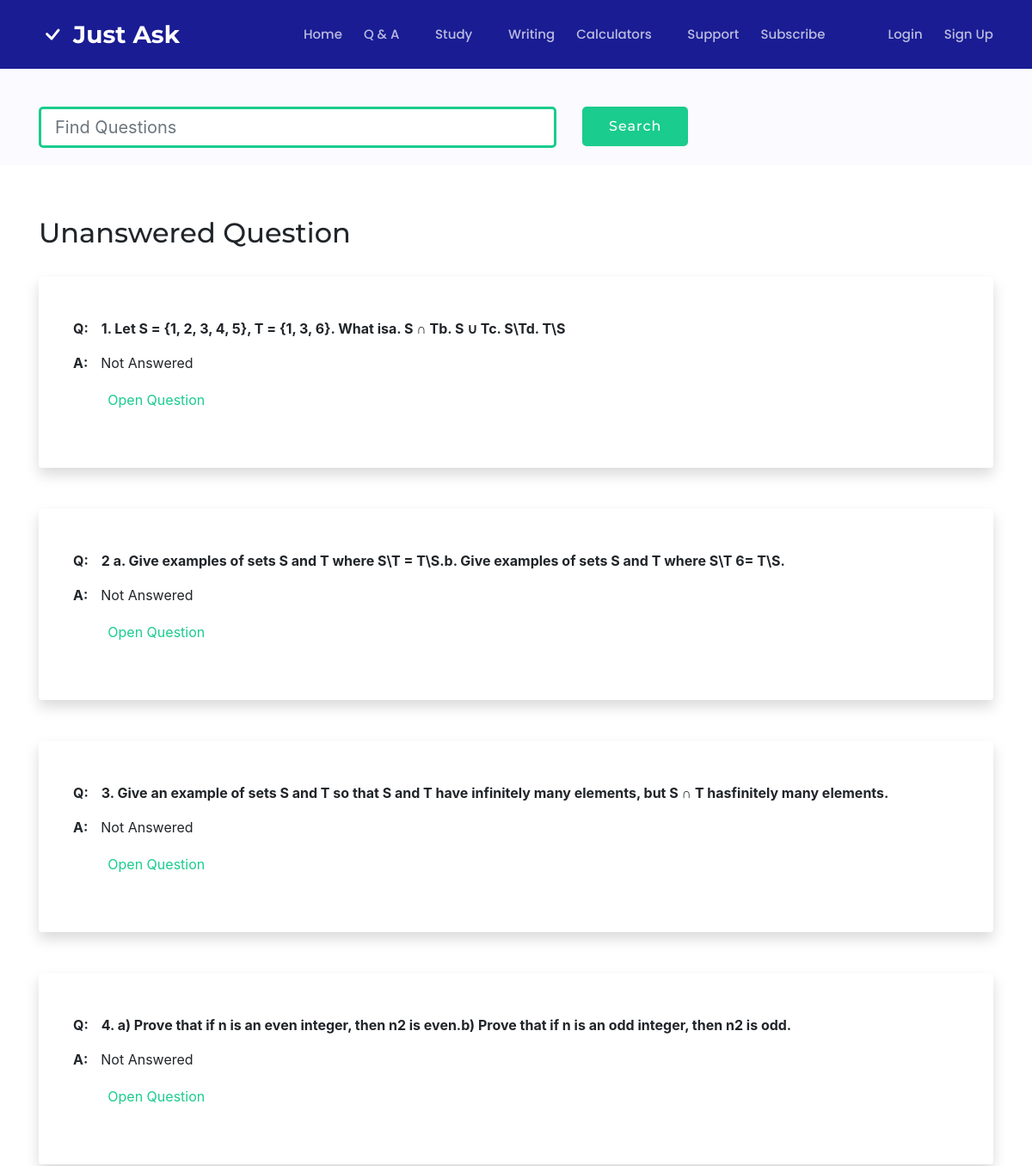
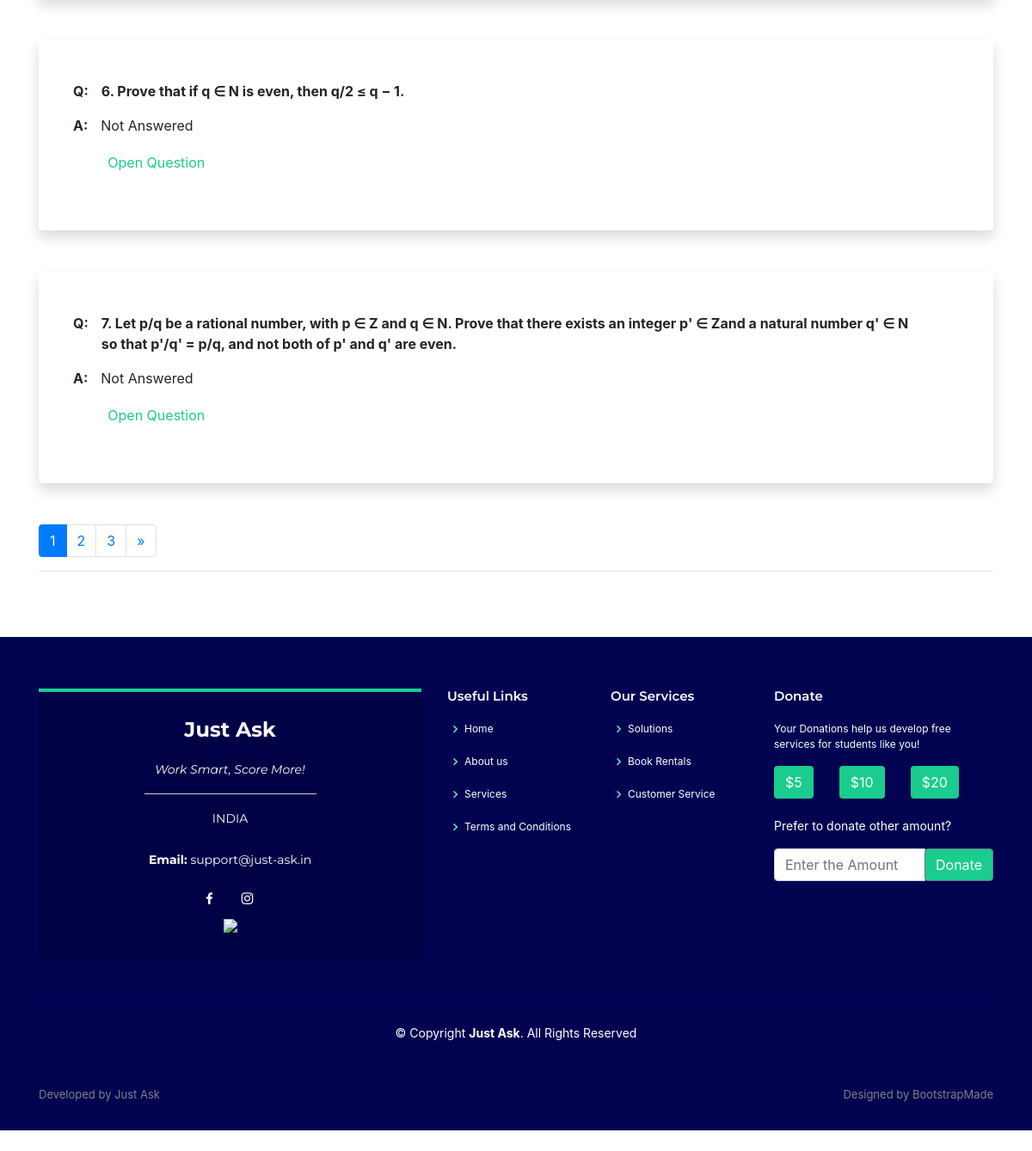
The page /unanswered/ on the database its author committed (2 pictures, top to bottom).
### main/models.py (models this page shows, shortened)
class Question(models.Model):
	def ran_gen(size, chars=string.ascii_uppercase + string.digits):
		return ''.join(random.choice(chars) for x in range(size))
	OT = 'other'
	CS = 'computer science'
	MATH = 'math'
	PSE = 'physical science and engineering'
	AAD = 'arts and designing'
	SS = 'social science'
	HEALTH = 'health'
	DS = 'data science'
	LANG = 'language'
	BUS = 'business'
	TYPE__OF_COR = [
		(OT, 'OT - other'),
        (CS, 'CS - computer science'),
        (MATH, 'MT - math'),
        (PSE, 'PE - physical science and engineering'),
        (AAD, 'AD - arts and designing'),
        (SS, 'SS - social science'),
        (HEALTH, 'HL - health'),
        (DS, 'DS - data science'),
        (LANG, 'LG - language'),
        (BUS, 'BS - business'),
    ]
	student = models.ForeignKey(Student, on_delete=models.CASCADE,default='')
	question = HTMLField('Question')
	question_field = models.CharField("Question Field",max_length=200,choices=TYPE__OF_COR,default=OT)
	question_cover = models.ImageField("Cover Image",upload_to='covers/', default='', max_length=100,blank=True)
	question_cover2 = models.ImageField("Cover Image 2",upload_to='covers/', default='', max_length=100,blank=True)
	question_cover3 = models.ImageField("Cover Image 3",upload_to='covers/', default='', max_length=100,blank=True)
	question_cover4 = models.ImageField("Cover Image 4",upload_to='covers/', default='', max_length=100,blank=True)
	question_cover5 = models.ImageField("Cover Image 5",upload_to='covers/', default='', max_length=100,blank=True)
	question_cover6 = models.ImageField("Cover Image 6",upload_to='covers/', default='', max_length=100,blank=True)
	question_cover7 = models.ImageField("Cover Image 7",upload_to='covers/', default='', max_length=100,blank=True)
	question_cover8 = models.ImageField("Cover Image 8",upload_to='covers/', default='', max_length=100,blank=True)
	qid = models.CharField("Question ID",max_length=8, default=ran_gen(8, "ABCDEFGHIJKLMNOPQRSTUVWXYZ1234567890"), unique=True)
	answered = models.BooleanField("Answered?",default=False)

### main/views.py (the view)
# urls.py: path("unanswered/", views.unanswered, name="unanswered"),
def unanswered(request):
	ques = []
	for q in Question.objects.all():
		if q.answered == False:
			ques.append(q)
	paginator = Paginator(ques,6)
	page2 = request.GET.get('page')
	ques = paginator.get_page(page2)
	data={
		'questions':ques,
	}
	return render(request, 'main/unanswered.html',data)

### main/templatetags/poll_extras.py (called while the page is built)
@register.filter
def highlight(text, s, autoescape=True):
    search  = s.split()
    text = strip_tags(text)
    search = [' ' + x + ' ' for x in search]
    for x in search:
        if x != 'mark' and x != '<' and x != '>' and x != '/':
            text = re.sub(x, f' <mark>{x}</mark> ', text, flags=re.IGNORECASE)
    return mark_safe(text)

### main/templates/main/unanswered.html (shortened to what this page needs)
{% extends "main/header.html" %}
{% block content %}
{% load static %}
{% load poll_extras %}
  <main>
    <section id="study" class="breadcrumbs">
      <div class="container">
        <div class="d-flex justify-content-between align-items-center">
           <form action="/qsearch_request" method="get">
            <div class="row">
            <div class="col-sm-7">
              <div class="input-group input-group-lg">
              <input type="text" class="form-control mt-4" name="search" id='search' aria-label="Large" placeholder="Find Questions" aria-describedby="inputGroup-sizing-sm" value="{{question}}" style="border-color: #1acc8d; border-width: 3px;width: 900px; border-radius: 5px">
              </div>
            </div>
            <div class="col-sm">
            <div class="text-center text-lg-left">
                <input class="btn btn-get-started mt-4" type="submit" value="Search" style="border-radius: 5px;">
            </div>
            </div>
            </div>
             </form>
        </div>
      </div>
    </section>
    <section class="inner-page">
      <div class="container">
        <h2>Unanswered Question</h2>
      <br>
      {% for q in questions %}
      <div class="container shadow p-3 mb-5 bg-white rounded">
        <div class="row ml-4 mt-3">
        <div class="col-sm-0 col-0 mt-3 ">
          <p><strong>Q:</strong></p>
        </div>
         <div class="col-sm-auto col-9 col-lg-11 mt-3 " style="width: auto">
          {% with ques=q.question|striptags %}
          {% with qu=question|striptags %}
          <p><strong>{{ques|highlight:qu|safe}}</strong></p>
          {% endwith %}
          {% endwith %}
        </div>
      </div>
      <div class="row mt-0 mb-5 ml-3 ">
      	 {% if q.answer != '' %}
        <div class="col-sm-0 col-0 ml-2">
          <p><strong>A:</strong></p>
        </div>
        <div class="col-sm-auto col-lg-auto col-10">
          <p style="overflow: hidden;white-space: nowrap;text-overflow: ellipsis;"> Answered</p>
          <form action="/answer_request" method="get">
            <input type="text" class="form-control" name="question" id='question'  value="{{q.question|striptags}}" hidden="True">
            <input type="text" class="form-control" name="question" id='question'  value="{{q.qid}}" hidden="True">
          <input type="submit" value="See Full Solution" style="border-color: transparent; background-color: transparent;color: #1acc8d">
        </form>
        </div>
        {% else %}
        <div class="col-sm-0 col-0 ml-2">
          <p><strong>A:</strong></p>
        </div>
         <div class="col-sm-auto col-lg-auto col-10">
          <p style="overflow: hidden;white-space: nowrap;text-overflow: ellipsis;"> Not Answered</p>
          <form action="/answer_request" method="get">
          <input type="submit" value="Open Question" style="border-color: transparent; background-color: transparent;color: #1acc8d">
        </form>
        </div>
        {% endif %}
      </div>
      </div>
      {% endfor %}
<nav aria-label="Page navigation example">
  <ul class="pagination">
    {% for num in questions.paginator.page_range %}
      {% if questions.number == num %}
      <li class="page-item active"><a class="page-link" href="?page={{ num }}">{{num}}</a></li>
      {% elif num > questions.number|add:'-3' and num < questions.number|add:'3' %}
      <li class="page-item"><a class="page-link" href="?page={{ num }}">{{num}}</a></li>
      {% endif %}
    {% endfor %}
    {% if questions.has_next == True %}
    <li class="page-item">
      <a class="page-link" href="?page={{ qs.next_page_number }}" aria-label="Next">
        <span aria-hidden="true">&raquo;</span>
      </a>
    </li>
    {% endif %}
  </ul>
</nav>
<hr>
      </div>
    </section>
  </main>
{% endblock %}

### main/static/assets/css/style.css (style rules this page uses)
a { preloader color: #1acc8d; }
h1, h2, h3, h4, h5, h6 { font-family: "Montserrat", sans-serif; }
section { padding: 60px 0; overflow: hidden; }
.breadcrumbs { padding: 20px 0; background-color: #fafaff; min-height: 40px; margin-top: 80px; }
.btn-get-started { font-family: "Montserrat", sans-serif; font-weight: 500; font-size: 16px; letter-spacing: 1px; display: inline-block; padding: 10px 30px; border-radius: 5px; transition: 0.5s; color: #fff; background: #1acc8d; }

### rows shown on the page
Question: value "1. Let S = {1, 2, 3, 4, 5}, T = {1, 3, 6}. What isa. S ∩ Tb. S ∪ Tc. S\\Td. T\\S"
Question: value "2 a. Give examples of sets S and T where S\\T = T\\S.b. Give examples of sets S and T where S\\T 6= T\\S."
Question: value "3. Give an example of sets S and T so that S and T have infinitely many elements, but S ∩ T hasfinitely many elements."
Question: value "4. a) Prove that if n is an even integer, then n2 is even.b) Prove that if n is an odd integer, then n2 is odd."
Question: question "6. Prove that if q ∈ N is even, then q/2 ≤ q − 1."
Question: value "7. Let p/q be a rational number, with p ∈ Z and q ∈ N. Prove that there exists an integer p' ∈ Zand a natural number q' ∈ N so that p'/q' = p/q, and not both of p' and q' are even."

### other values the page prints
{{ num }} "1"
{{ num }} "2" "3"
